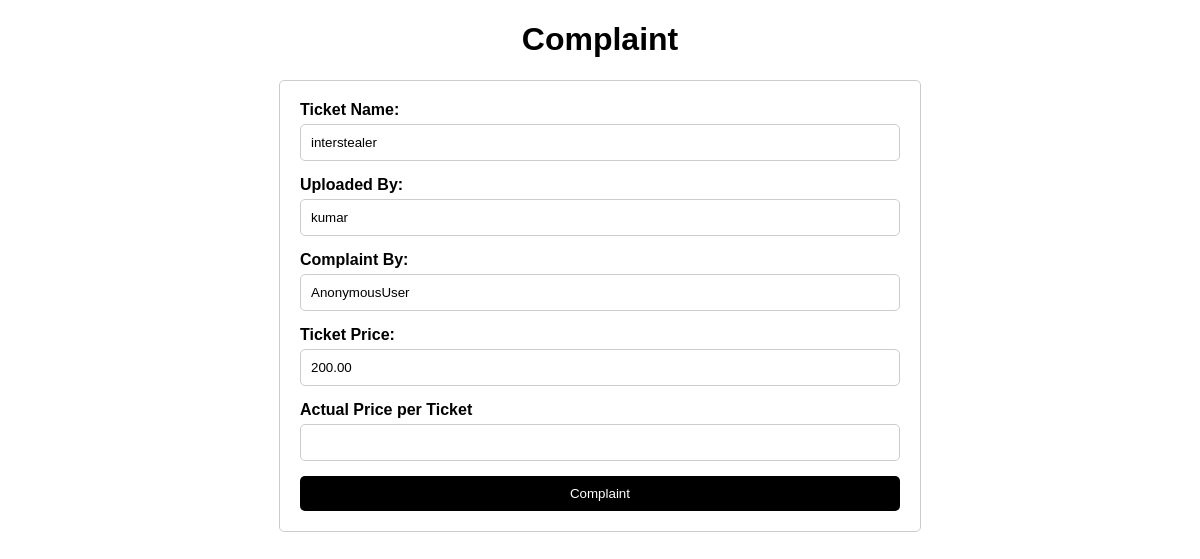
The page /complaint/85 on the database its author committed.
### myapp/models.py (models this page shows, shortened)
class Ticket(models.Model):
    ticket_name = models.CharField(max_length=100)
    number_of_tickets = models.IntegerField()
    price = models.DecimalField(max_digits=10, decimal_places=2)
    date_of_expiry = models.DateTimeField()
    type = models.CharField(max_length=20)
    uploaded_by = models.ForeignKey(User, on_delete=models.CASCADE)
    venue = models.CharField(max_length=255, null=True, blank=True)
    image = models.ImageField(upload_to='ticket_images/', null=True, blank=True)

class User(AbstractUser):
    is_user=models.BooleanField('is_user',default=False)
    is_admin=models.BooleanField('is_admin',default=False)
    location=models.CharField(max_length=255,null=True,blank=True)
    profile=models.ImageField(upload_to="profile/user_profile/")
    phonenumber=models.CharField(max_length=15,default=0,blank=False,null=False)
    about=models.TextField(max_length=255,null=True,blank=True)

### myapp/views.py (the view, shortened to what this page needs)
# urls.py: path("complaint/<int:ticket_id>",views.complaint,name="complaint"),
@csrf_exempt
def complaint(request,ticket_id):
    ticket=Ticket.objects.get(id=ticket_id)
    return render(request,"complaint.html" ,{"ticket":ticket})

### templates/complaint.html (shortened to what this page needs)
<!DOCTYPE html>
<html lang="en">
<head>
</head>
<body>
    <h1>Complaint</h1>
    <form action="" method="POST">
        <div class="form-group">
            <label for="ticket_name">Ticket Name:</label>
            <input type="text" id="ticket_name" name="ticket_name" value="{{ ticket.ticket_name }}" required readonly>
        </div>
        <div class="form-group">
            <label for="uploaded_by">Uploaded By:</label>
            <input type="text" id="uploaded_by" name="uploaded_by" value="{{ ticket.uploaded_by }}" required readonly>
        </div>
        <div class="form-group">
            <label for="complaint_by">Complaint By:</label>
            <input type="text" id="complaint_by" name="complaint_by" value="{{ request.user }}" required readonly>
        </div>
        <div class="form-group">
            <label for="ticket_price">Ticket Price:</label>
            <input type="text" id="ticket_price" name="ticket_price" value="{{ ticket.price }}" required readonly>
        </div>
        <div class="form-group">
            <label for="total_price">Actual Price per Ticket</label>
            <input type="text" id="total_price" name="actual_price">
        </div>
        <button type="submit" class="sub">Complaint</button>
    </form>
</body>
</html>

### templates/complaint.html (style rules this page uses)
body { font-family: Arial, sans-serif; margin: 0; padding: 0; }
h1 { text-align: center; }
form { width: 50%; margin: 0 auto; padding: 20px; border: 1px solid #ccc; border-radius: 5px; }
.form-group { margin-bottom: 15px; }
label { display: block; font-weight: bold; }
input[type="text"], input[type="number"], input[type="submit"] { width: 100%; padding: 10px; border: 1px solid #ccc; border-radius: 5px; box-sizing: border-box; margin-top: 5px; }
.sub { display: block; width: 100%; padding: 10px; background-color: #000; color: #fff; border: none; border-radius: 5px; cursor: pointer; transition: background-color 0.3s ease, color 0.3s ease; }

### rows shown on the page
Ticket: ticket_name "interstealer", uploaded_by "kumar", ticket_price "200.00"
